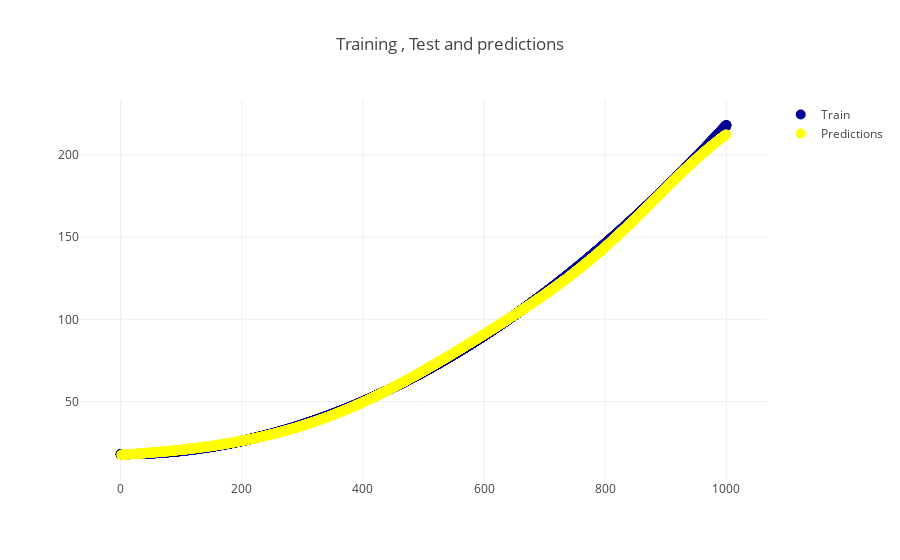

The notebook cell saved with this chart:
### Code cell
plotData(train, test, predictions)

### Figure 1 — Plotly figure (JSON) as saved in the notebook; plotly's stock layout.template omitted (floating-point values rounded to 4 significant figures; data arrays with more than 128 entries replaced by an {"elided": "..."} marker saying what was removed)
{"data": [{"marker": {"color": "rgb(0,0,152)", "size": 10}, "mode": "markers", "name": "Train", "type": "scatter", "uid": "aeddbd27-6aa0-4111-a4f0-d77b58a6af4e", "x": {"elided": "8000 float values"}, "y": {"elided": "8000 float values"}}, {"marker": {"color": "rgb(256,256,0)", "size": 10}, "mode": "markers", "name": "Predictions", "type": "scatter", "uid": "e67127d3-e53c-4266-ba6c-dbe80fa80acf", "x": {"elided": "2001 float values"}, "y": {"elided": "2001 float values"}}], "layout": {"title": {"text": "Training , Test and predictions"}, "xaxis": {"zeroline": false}, "yaxis": {"zeroline": false}}}
